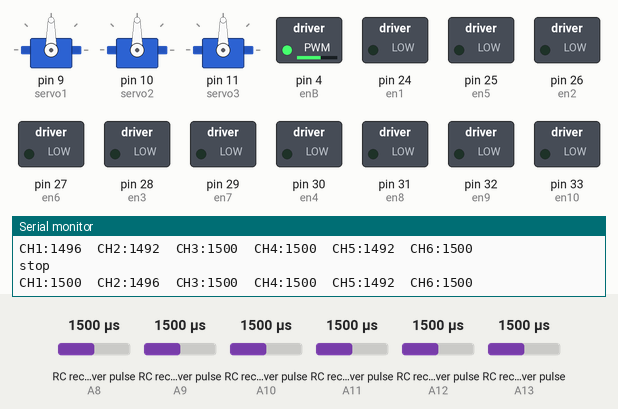
A sketch run on a simulated Arduino Mega 2560, built with avr-gcc and run on an emulated ATmega2560. Parts: 3 × servo, switched loads named in the sketch (green lamp = pin HIGH), the last lines printed to the serial monitor. Wiring (inferred from the names in the program): 6 × RC receiver channel: data A8 / data A9 / data A10 / data A11 / data A12 / data A13. Inputs (shaded band) come from the test bench; at power-on: RC receiver pulse (sensors on A9, A8, A11, A10, A12, A13) 1500 µs.

Above: at 1.2 s.
1.3 s: RC receiver pulse (sensor on A9) set to 1750 µs
At 1.6 s:
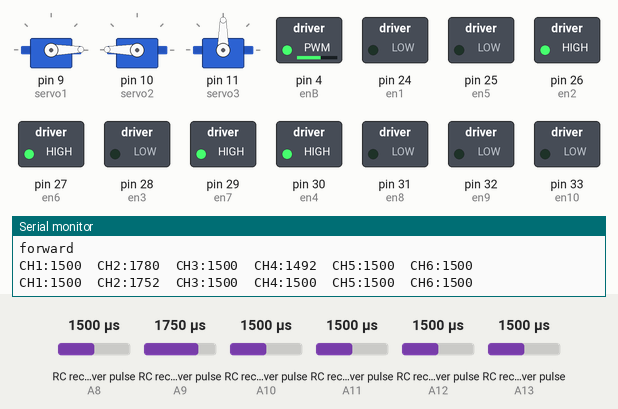
4.3 s: RC receiver pulse (sensor on A8) set to 1020 µs
At 5.0 s:
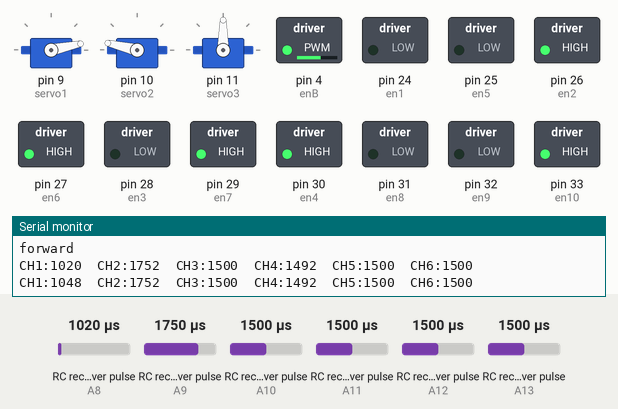
5.8 s: RC receiver pulse (sensor on A9) set to 1690 µs
At 6.8 s:
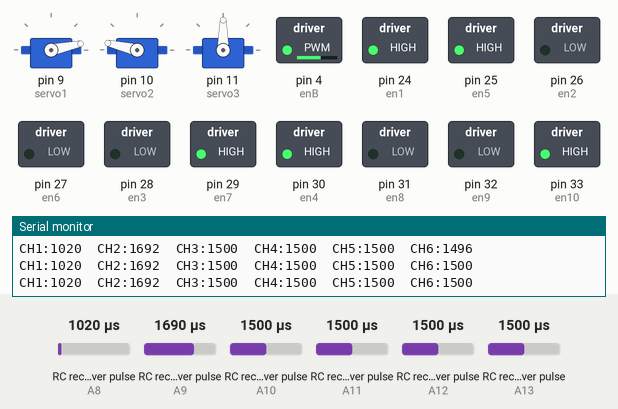
8.8 s: RC receiver pulse (sensor on A8) set to 1750 µs
At 11.3 s:
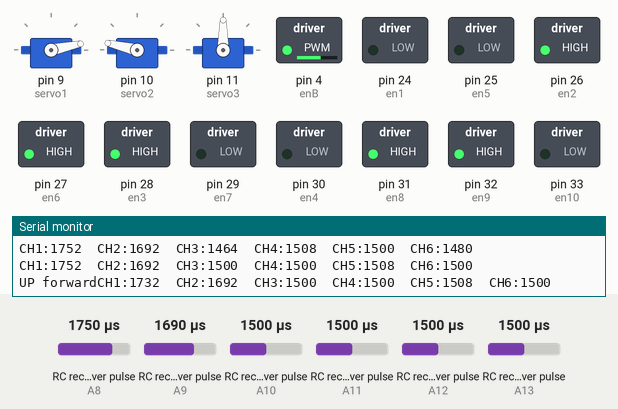
11.8 s: RC receiver pulse (sensor on A8) set to 1500 µs
At 14.0 s:
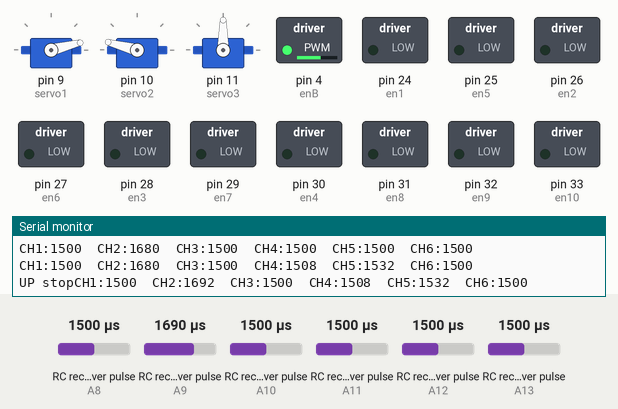
14.8 s: RC receiver pulse (sensor on A11) set to 1020 µs
At 16.7 s:
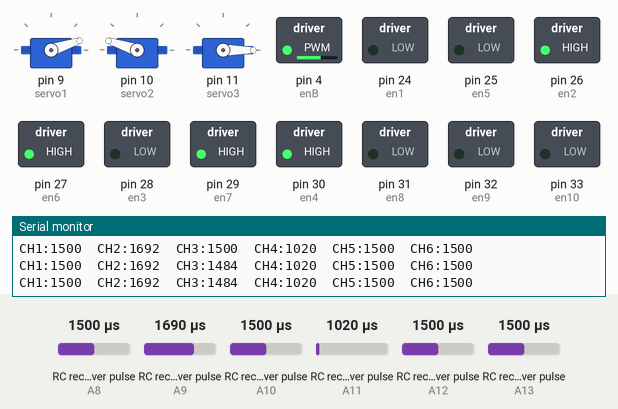
Timing chart, 0 to 20.4 s (numbered marks = the images above; inputs shaded):
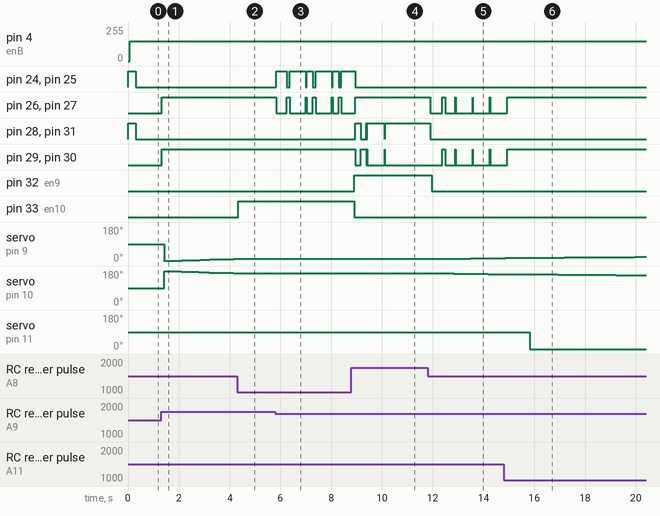

Measured:
- after the input at 1.3 s, pin 26 (en2), pin 27 (en6), pin 29 (en7), pin 30 (en4): LOW → HIGH at once
- after the input at 4.3 s, pin 33 (en10): LOW → HIGH at once; servo on pin 9 (servo1): stays 12° (without the input it goes to 13° after 0.04 s); servo on pin 10 (servo2): goes on until 4.3 s, then stays 167°
- after the input at 5.8 s, pin 24 (en1), pin 25 (en5): LOW → HIGH after 0.05 s, then repeats every 1.0 s: LOW 0.11 s, HIGH 0.63 s, LOW 0.04 s, HIGH 0.24 s; pin 26 (en2), pin 27 (en6): HIGH → LOW after 0.05 s, then repeats every 1.0 s: HIGH 0.11 s, LOW 0.63 s, HIGH 0.04 s, LOW 0.24 s
- after the input at 8.8 s, pin 28 (en3): goes HIGH 0.23 s, LOW 0.21 s, HIGH 0.01 s, LOW 0.03 s, HIGH 0.68 s, LOW 0.01 s, then HIGH, starting after 0.15 s; pin 29 (en7): goes LOW 0.23 s, HIGH 0.21 s, LOW 0.01 s, HIGH 0.03 s, LOW 0.68 s, HIGH 0.01 s, then LOW, starting after 0.15 s
- after the input at 11.8 s, pin 28 (en3), pin 31 (en8): HIGH → LOW after 0.11 s; pin 32 (en9): HIGH → LOW after 0.16 s; servo on pin 9 (servo1): 12° → 13° after 1.0 s, → 14° 0.68 s later, → 15° 0.68 s later; servo on pin 10 (servo2): 167° → 166° after 1.0 s, → 165° 0.68 s later, → 164° 0.68 s later
- after the input at 14.8 s, pin 26 (en2), pin 27 (en6), pin 29 (en7), pin 30 (en4): goes on until 14.9 s, then stays HIGH; servo on pin 11 (servo3): 90° → 0° after 1.0 s

The sketch:

manual_robot.ino
```cpp
//<<<<<<<<<<<<<<<<<<<<<<<<<<<<<<<<<Art by Ankit>>>>>>>>>>>>>>>>>>>>>>>>>>>>>>>>>//

#include <EnableInterrupt.h>
#include <Servo.h>

#define SERIAL_PORT_SPEED 57600
#define RC_NUM_CHANNELS  6

//define RC plane transmitter channels
#define RC_CH1  0
#define RC_CH2  1
#define RC_CH3  2
#define RC_CH4  3
#define RC_CH5  4
#define RC_CH6  5

//define RC plane receiver connection to arduino mega
#define RC_CH1_INPUT  A8
#define RC_CH2_INPUT  A9
#define RC_CH3_INPUT  A10
#define RC_CH4_INPUT  A11
#define RC_CH5_INPUT  A12
#define RC_CH6_INPUT  A13

Servo servo1;
Servo servo2;
Servo servo3;
float pos=0, pos1=0;

//for motion dc motor connection(base motors for motion)
int en1 = 24;
int en2 = 26;

int en3 = 28;
int en4 = 30;

int en5 = 25;
int en6 = 27;

int en7 = 29;
int en8 = 31;

//if you want to use dc motor for upper part rotation uncomment below part
//for upper part ratation(dc motor connection)
int en9 = 32;
int en10 = 33;
int enB = 4;

//if you want to use stepper motor for upper part rotation uncomment below part
//for upper part rotation(stepper motor connection)
/*const int enA = 5;
const int dir = 3;
const int stepPin  = 4;*/


//for rc receiver
uint16_t rc_values[RC_NUM_CHANNELS];
uint32_t rc_start[RC_NUM_CHANNELS];
volatile uint16_t rc_shared[RC_NUM_CHANNELS];

  //========================================READING RC PLANE TRASNMITTER'S VALUE========================================//

void rc_read_values() {
  noInterrupts();
  memcpy(rc_values, (const void *)rc_shared, sizeof(rc_shared));
  interrupts();
}

void calc_input(uint8_t channel, uint8_t input_pin) {
  if (digitalRead(input_pin) == HIGH) {
    rc_start[channel] = micros();
  } else {
    uint16_t rc_compare = (uint16_t)(micros() - rc_start[channel]);
    rc_shared[channel] = rc_compare;
  }
}

void calc_ch1() { calc_input(RC_CH1, RC_CH1_INPUT); }
void calc_ch2() { calc_input(RC_CH2, RC_CH2_INPUT); }
void calc_ch3() { calc_input(RC_CH3, RC_CH3_INPUT); }
void calc_ch4() { calc_input(RC_CH4, RC_CH4_INPUT); }
void calc_ch5() { calc_input(RC_CH5, RC_CH5_INPUT); }
void calc_ch6() { calc_input(RC_CH6, RC_CH6_INPUT); }


//========================================START========================================//


void setup() {
  Serial.begin(SERIAL_PORT_SPEED);
  //if you want to use stepper motor for upper part rotation uncomment below part
  //pinMode(enA, OUTPUT);      //Enable 6
  //pinMode(stepPin, OUTPUT);  //Step 5
  //pinMode(dir, OUTPUT);      //Direction 4
  //digitalWrite(enA,LOW);

  //servos connection
  servo1.attach(9);
  servo2.attach(10);
  servo3.attach(11);

  //dc motors connection for base
  pinMode(en1, OUTPUT);
  pinMode(en2, OUTPUT);
  pinMode(en3, OUTPUT);
  pinMode(en4, OUTPUT);
  pinMode(en5, OUTPUT);
  pinMode(en6, OUTPUT);
  pinMode(en7, OUTPUT);
  pinMode(en8, OUTPUT);

  //if you want to use dc motor for upper part rotation uncomment below part
  pinMode(en9, OUTPUT);
  pinMode(en10, OUTPUT);
  pinMode(enB, OUTPUT);

  //RC plane receiver connection
  pinMode(RC_CH1_INPUT, INPUT);
  pinMode(RC_CH2_INPUT, INPUT);
  pinMode(RC_CH3_INPUT, INPUT);
  pinMode(RC_CH4_INPUT, INPUT);
  pinMode(RC_CH5_INPUT, INPUT);
  pinMode(RC_CH6_INPUT, INPUT);

  enableInterrupt(RC_CH1_INPUT, calc_ch1, CHANGE);
  enableInterrupt(RC_CH2_INPUT, calc_ch2, CHANGE);
  enableInterrupt(RC_CH3_INPUT, calc_ch3, CHANGE);
  enableInterrupt(RC_CH4_INPUT, calc_ch4, CHANGE);
  enableInterrupt(RC_CH5_INPUT, calc_ch5, CHANGE);
  enableInterrupt(RC_CH6_INPUT, calc_ch6, CHANGE);
}

void loop() {
  rc_read_values();
  // read RC transmitter's values print the result to the serial monitor
  Serial.print("CH1:"); Serial.print(rc_values[RC_CH1]); Serial.print("\t");
  Serial.print("CH2:"); Serial.print(rc_values[RC_CH2]); Serial.print("\t");
  Serial.print("CH3:"); Serial.print(rc_values[RC_CH3]); Serial.print("\t");
  Serial.print("CH4:"); Serial.print(rc_values[RC_CH4]); Serial.print("\t");
  Serial.print("CH5:"); Serial.print(rc_values[RC_CH5]); Serial.print("\t");
  Serial.print("CH6:"); Serial.println(rc_values[RC_CH6]);


  //setting motion to channel 6 value
  if(rc_values[RC_CH5]<1500){
    //Forward
    if(rc_values[RC_CH2]>1700){
      digitalWrite(en1, LOW);
      digitalWrite(en2, HIGH);
      digitalWrite(en3, LOW);
      digitalWrite(en4, HIGH);
      digitalWrite(en5, LOW);
      digitalWrite(en6, HIGH);
      digitalWrite(en7, HIGH);
      digitalWrite(en8, LOW);
      Serial.println("forward");
      }
    //Backward
    else if(rc_values[RC_CH2]<1300){
      digitalWrite(en1, HIGH);
      digitalWrite(en2, LOW);
      digitalWrite(en3, HIGH);
      digitalWrite(en4, LOW);
      digitalWrite(en5, HIGH);
      digitalWrite(en6, LOW);
      digitalWrite(en7, LOW);
      digitalWrite(en8, HIGH);
      Serial.println("backward");
      }
    //Left turn
    else if(rc_values[RC_CH1]<1300){
      digitalWrite(en1, HIGH);
      digitalWrite(en2, LOW);
      digitalWrite(en3, LOW);
      digitalWrite(en4, HIGH);
      digitalWrite(en5, HIGH);
      digitalWrite(en6, LOW);
      digitalWrite(en7, HIGH);
      digitalWrite(en8, LOW);
      Serial.println("left");
      }
    //Right turn
    else if(rc_values[RC_CH1]>1700){
      digitalWrite(en1, LOW);
      digitalWrite(en2, HIGH);
      digitalWrite(en3, HIGH);
      digitalWrite(en4, LOW);
      digitalWrite(en5, LOW);
      digitalWrite(en6, HIGH);
      digitalWrite(en7, LOW);
      digitalWrite(en8, HIGH);
      }
    //Stop
    else if((rc_values[RC_CH2]<1700) && (rc_values[RC_CH2]>1300) && (rc_values[RC_CH4]>1300) && (rc_values[RC_CH4]<1700)){
      digitalWrite(en1, LOW);
      digitalWrite(en2, LOW);
      digitalWrite(en3, LOW);
      digitalWrite(en4, LOW);
      digitalWrite(en5, LOW);
      digitalWrite(en6, LOW);
      digitalWrite(en7, LOW);
      digitalWrite(en8, LOW);
      Serial.println("stop");
      }
    }

  //setting robotics to channel 6 value
  else if(rc_values[RC_CH5]>1500){

    //if you want to use dc motor for upper part rotation uncomment below part
    //for dc motor control
    if(rc_values[RC_CH1]>1700){
      digitalWrite(en9, HIGH);
      digitalWrite(en10, LOW);
      analogWrite(enB, 150);
      Serial.print("UP forward");
    }
    else if(rc_values[RC_CH1]<1300){
      digitalWrite(en9, LOW);
      digitalWrite(en10, HIGH);
      analogWrite(enB, 150);
      Serial.print("UP backward");
      }
    else if(rc_values[RC_CH1]>1300 && rc_values[RC_CH1]<1700 && rc_values[RC_CH2]>1300 && rc_values[RC_CH2]<1700){
      digitalWrite(en9, LOW);
      digitalWrite(en10, LOW);
      analogWrite(enB, 150);
      Serial.print("UP stop");
      }

    //if you want to use stepper motor for upper part rotation uncomment below part
     //for stepper motor control
    /*if(rc_values[RC_CH1]>1700){
      digitalWrite(dir,HIGH);
      Serial.print("anticlockwise");
      for(Index = 0; Index < 20; Index++){
        digitalWrite(stepPin,HIGH);
        delayMicroseconds(500);
        digitalWrite(stepPin,LOW);
        delayMicroseconds(500);
        }
      }
    else if(rc_values[RC_CH1]<1300){
      digitalWrite(dir,LOW);
      Serial.print("clockwise");
      for(Index = 0; Index < 20; Index++){
        digitalWrite(stepPin,HIGH);
        delayMicroseconds(500);
        digitalWrite(stepPin,LOW);
        delayMicroseconds(500);
        }
      }*/

     //for servo1 ,2 control
     else if(rc_values[RC_CH2]<1300){
        pos -= 0.5;
        if(pos<0) pos = 0;
        Serial.println(pos);
        servo1.write(int(pos));
        servo2.write(int(180-pos));
        }
     else if(rc_values[RC_CH2]>1700){
        pos += 0.5;
        if(pos>180) pos = 180;
        Serial.println(pos);
        servo1.write(int(pos));
        servo2.write(int(180-pos));
        }

    //for gripper's servo
    else if(rc_values[RC_CH4]>1700){
      pos1 += 0.5;
      if(pos1>180) pos1 = 180;
      Serial.println(pos1);
      servo3.write(int(pos1));
      }
    else if(rc_values[RC_CH4]<1300){
      pos1 -= 0.5;
      if(pos1<0) pos1 = 0;
      Serial.println(pos1);
      servo3.write(pos1);
      }
    }
}

//========================================END========================================//
```
